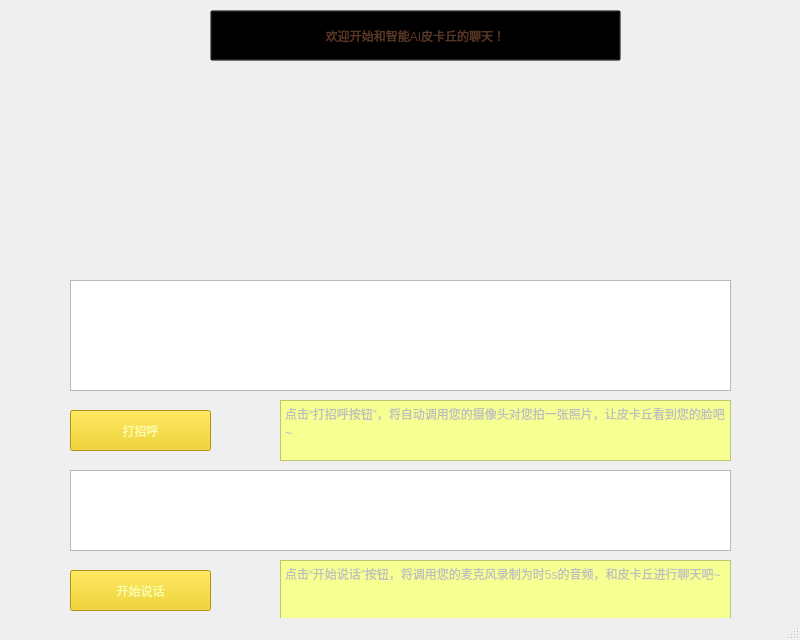
<?xml version="1.0" encoding="UTF-8"?>
<ui version="4.0">
 <class>MainWindow</class>
 <widget class="QMainWindow" name="MainWindow">
  <property name="geometry">
   <rect>
    <x>0</x>
    <y>0</y>
    <width>800</width>
    <height>640</height>
   </rect>
  </property>
  <property name="minimumSize">
   <size>
    <width>800</width>
    <height>640</height>
   </size>
  </property>
  <property name="maximumSize">
   <size>
    <width>800</width>
    <height>640</height>
   </size>
  </property>
  <property name="windowTitle">
   <string>智能AI皮卡丘</string>
  </property>
  <widget class="QWidget" name="centralwidget">
   <widget class="QTextBrowser" name="output">
    <property name="geometry">
     <rect>
      <x>70</x>
      <y>280</y>
      <width>661</width>
      <height>111</height>
     </rect>
    </property>
    <property name="styleSheet">
     <string notr="true">font: 75 16pt &quot;微软雅黑&quot;;
color: rgb(22, 88, 43);</string>
    </property>
   </widget>
   <widget class="QTextBrowser" name="input">
    <property name="geometry">
     <rect>
      <x>70</x>
      <y>470</y>
      <width>661</width>
      <height>81</height>
     </rect>
    </property>
    <property name="styleSheet">
     <string notr="true">font: 75 16pt &quot;微软雅黑&quot;;
color: rgb(22, 88, 43);</string>
    </property>
   </widget>
   <widget class="QPushButton" name="voice">
    <property name="geometry">
     <rect>
      <x>70</x>
      <y>570</y>
      <width>141</width>
      <height>41</height>
     </rect>
    </property>
    <property name="styleSheet">
     <string notr="true">font: 75 12pt &quot;微软雅黑&quot;;
color: rgb(248, 255, 178);
background-color: rgb(241, 205, 1);</string>
    </property>
    <property name="text">
     <string>开始说话</string>
    </property>
   </widget>
   <widget class="QPushButton" name="camera">
    <property name="geometry">
     <rect>
      <x>70</x>
      <y>410</y>
      <width>141</width>
      <height>41</height>
     </rect>
    </property>
    <property name="styleSheet">
     <string notr="true">font: 75 12pt &quot;微软雅黑&quot;;
color: rgb(248, 255, 178);
background-color: rgb(241, 205, 1);</string>
    </property>
    <property name="text">
     <string>打招呼</string>
    </property>
   </widget>
   <widget class="QPlainTextEdit" name="plainTextEdit">
    <property name="enabled">
     <bool>false</bool>
    </property>
    <property name="geometry">
     <rect>
      <x>280</x>
      <y>400</y>
      <width>451</width>
      <height>61</height>
     </rect>
    </property>
    <property name="styleSheet">
     <string notr="true">font: 10pt &quot;微软雅黑&quot;;
background-color: rgb(245, 255, 146);
gridline-color: transparent;
border-color: transparent;
selection-color: transparent;</string>
    </property>
    <property name="plainText">
     <string>点击“打招呼按钮”，将自动调用您的摄像头对您拍一张照片，让皮卡丘看到您的脸吧~</string>
    </property>
   </widget>
   <widget class="QPlainTextEdit" name="plainTextEdit_2">
    <property name="enabled">
     <bool>false</bool>
    </property>
    <property name="geometry">
     <rect>
      <x>280</x>
      <y>560</y>
      <width>451</width>
      <height>61</height>
     </rect>
    </property>
    <property name="styleSheet">
     <string notr="true">font: 10pt &quot;微软雅黑&quot;;
background-color: rgb(245, 255, 146);
gridline-color: transparent;
border-color: transparent;
selection-color: transparent;</string>
    </property>
    <property name="plainText">
     <string>点击“开始说话”按钮，将调用您的麦克风录制为时5s的音频，和皮卡丘进行聊天吧~</string>
    </property>
   </widget>
   <widget class="QPushButton" name="pushButton">
    <property name="enabled">
     <bool>false</bool>
    </property>
    <property name="geometry">
     <rect>
      <x>210</x>
      <y>10</y>
      <width>411</width>
      <height>51</height>
     </rect>
    </property>
    <property name="styleSheet">
     <string notr="true">font: 75 14pt &quot;华文琥珀&quot;;
color: rgb(89, 54, 37);
background-color: transparent;
gridline-color: transparent;
border-color: transparent;
selection-color: transparent;</string>
    </property>
    <property name="text">
     <string>欢迎开始和智能AI皮卡丘的聊天！</string>
    </property>
   </widget>
  </widget>
  <widget class="QStatusBar" name="statusbar"/>
 </widget>
 <resources>
  <include location="myresource.qrc"/>
 </resources>
 <connections/>
</ui>
